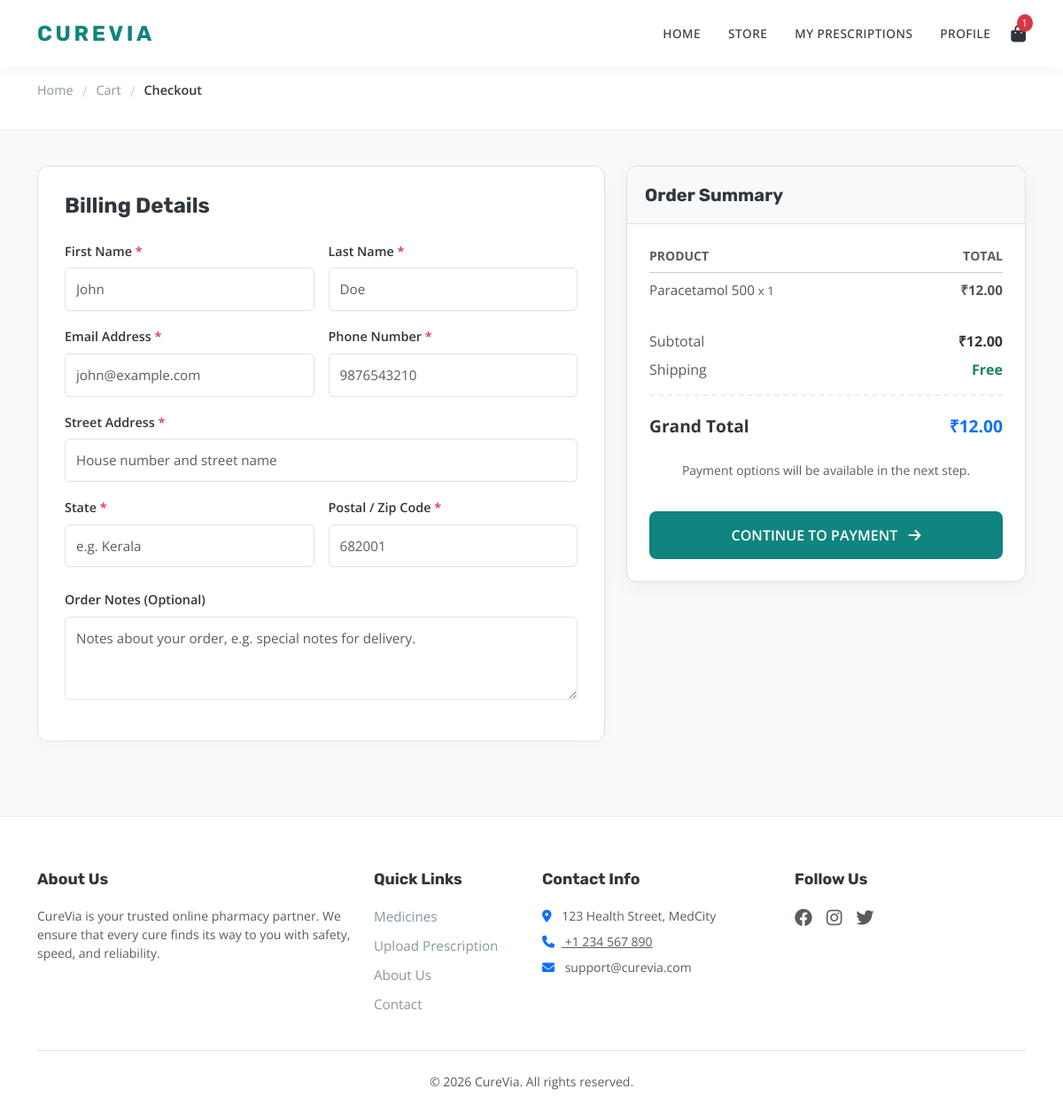
/checkout/ (signed in), run on the app's committed database.
### myapp/models.py (models this page shows, shortened)
class Cart(models.Model):
    medicine = models.ForeignKey(
        Medicine,
        on_delete=models.CASCADE,
    )
    quantity = models.PositiveIntegerField()
    user = models.ForeignKey(
        Register,
        on_delete=models.CASCADE,
    )
    @property
    def total_price(self):
        return self.quantity * self.medicine.price

class Medicine(models.Model):
    name = models.CharField(max_length=100)
    category = models.ForeignKey(Category, on_delete=models.CASCADE, related_name='medicines')
    purpose = models.CharField(max_length=100, blank=True, null=True)
    description = models.TextField(blank=True, null=True)
    price = models.DecimalField(max_digits=10, decimal_places=2)
    quantity = models.PositiveIntegerField()
    rx_required = models.BooleanField(default=False)
    expiry_date = models.DateField()
    image = models.ImageField(upload_to='medicines/', blank=True, null=True)
    added_by_pharmacy = models.ForeignKey(Pharmacy, on_delete=models.CASCADE, related_name='added_medicines', null=True,
                                          blank=True)
    added_on = models.DateTimeField(auto_now_add=True)
    updated_on = models.DateTimeField(auto_now=True)
    is_popular = models.BooleanField(default=False)

### myapp/views.py (the view, shortened to what this page needs)
# urls.py: path('checkout/',views.checkout),
def checkout(request):
    uid=request.session['uid']
    reg=Register.objects.get(id=uid)
    cart=Cart.objects.filter(user=reg)
    total_price=0
    for i in cart:
        total=i.total_price
        total_price+=total
    return render(request, "user/checkout.html",{'cart':cart,'total_price':total_price})

### myapp/templates/user/checkout.html (shortened to what this page needs)
{% load static %}
<!DOCTYPE html>
<html lang="en">
<head>
    <link href="https://cdn.jsdelivr.net/npm/bootstrap@5.3.0/dist/css/bootstrap.min.css" rel="stylesheet">
    <link rel="stylesheet" href="https://cdnjs.cloudflare.com/ajax/libs/font-awesome/6.4.0/css/all.min.css">
</head>
<body>
    <nav class="navbar navbar-expand-lg sticky-top">
        <div class="container">
            <a class="navbar-brand brand-logo" href="/user/">CureVia</a>
            <div class="collapse navbar-collapse" id="navContent">
                <ul class="navbar-nav ms-auto align-items-center">
                    <li class="nav-item"><a class="nav-link" href="/user/">Home</a></li>
                    <li class="nav-item"><a class="nav-link" href="/shop/">Store</a></li>
                    <li class="nav-item"><a class="nav-link" href="{% url 'my_prescriptions' %}">My Prescriptions</a></li>
                    <li class="nav-item"><a class="nav-link" href="{% url 'userprofile' request.session.uid %}">Profile</a></li>
                    <li class="nav-item">
                        <a href="/cart/" class="cart-icon">
                            <i class="fas fa-shopping-bag"></i>
                            <span class="cart-badge">{{ cart.count|default:"0" }}</span>
                        </a>
                    </li>
                </ul>
            </div>
        </div>
    </nav>
    <div class="breadcrumb-wrap">
        <div class="container">
            <div class="breadcrumb">
                <a href="/user/">Home</a> <span>/</span>
                <a href="/cart/">Cart</a> <span>/</span>
                <strong>Checkout</strong>
            </div>
        </div>
    </div>
    <div class="container mb-5">
        <form method="post" action="/checkout/">
            <div class="row">
                <div class="col-lg-7 mb-4">
                    <div class="billing-card">
                        <h4 class="mb-4 fw-bold">Billing Details</h4>
                        <div class="row g-3 mb-3">
                            <div class="col-md-6">
                                <label class="form-label">First Name <span class="text-danger">*</span></label>
                                <input type="text" class="form-control" name="fname" placeholder="John" required>
                            </div>
                            <div class="col-md-6">
                                <label class="form-label">Last Name <span class="text-danger">*</span></label>
                                <input type="text" class="form-control" name="lname" placeholder="Doe" required>
                            </div>
                        </div>
                        <div class="row g-3 mb-3">
                            <div class="col-md-6">
                                <label class="form-label">Email Address <span class="text-danger">*</span></label>
                                <input type="email" class="form-control" name="email" placeholder="john@example.com" required>
                            </div>
                            <div class="col-md-6">
                                <label class="form-label">Phone Number <span class="text-danger">*</span></label>
                                <input type="text" class="form-control" name="phone" placeholder="9876543210" required>
                            </div>
                        </div>
                        <div class="mb-3">
                            <label class="form-label">Street Address <span class="text-danger">*</span></label>
                            <input type="text" class="form-control" name="address" placeholder="House number and street name" required>
                        </div>
                        <div class="row g-3 mb-4">
                            <div class="col-md-6">
                                <label class="form-label">State <span class="text-danger">*</span></label>
                                <input type="text" class="form-control" name="state" placeholder="e.g. Kerala" required>
                            </div>
                            <div class="col-md-6">
                                <label class="form-label">Postal / Zip Code <span class="text-danger">*</span></label>
                                <input type="text" class="form-control" name="zip" placeholder="682001" required>
                            </div>
                        </div>
                        <div class="mb-3">
                            <label class="form-label">Order Notes (Optional)</label>
                            <textarea name="notes" class="form-control" rows="3" placeholder="Notes about your order, e.g. special notes for delivery."></textarea>
                        </div>
                    </div>
                </div>
                <div class="col-lg-5">
                    <div class="order-summary-card">
                        <div class="summary-header">
                            <h5 class="mb-0 fw-bold">Order Summary</h5>
                        </div>
                        <div class="summary-body">
                            <div class="mb-4">
                                <div class="d-flex justify-content-between text-muted small text-uppercase fw-bold mb-2">
                                    <span>Product</span>
                                    <span>Total</span>
                                </div>
                                <hr class="my-2">
                                {% for item in cart %}
                                <div class="item-row">
                                    <span>
                                        {{ item.medicine.name }}
                                        <span class="text-muted small">x {{ item.quantity }}</span>
                                    </span>
                                    <span class="fw-bold">₹{{ item.total_price }}</span>
                                </div>
                                {% endfor %}
                            </div>
                            <div class="d-flex justify-content-between mb-2">
                                <span class="text-muted">Subtotal</span>
                                <span class="fw-bold">₹{{ total_price }}</span>
                            </div>
                            <div class="d-flex justify-content-between mb-3">
                                <span class="text-muted">Shipping</span>
                                <span class="text-success fw-bold">Free</span>
                            </div>
                            <div class="total-row">
                                <span>Grand Total</span>
                                <span class="text-primary">₹{{ total_price }}</span>
                            </div>
                            <div class="mt-4">
                                <p class="small text-muted text-center">
                                    Payment options will be available in the next step.
                                </p>
                                <button type="submit" class="btn-continue">
                                    Continue to Payment <i class="fas fa-arrow-right ms-2"></i>
                                </button>
                            </div>
                        </div>
                    </div>
                </div>
            </div>
        </form>
    </div>
    <footer>
        <div class="container pb-4">
            <div class="row">
                <div class="col-md-4 mb-4">
                    <h3 class="footer-heading">About Us</h3>
                    <p class="text-muted small">CureVia is your trusted online pharmacy partner. We ensure that every cure finds its way to you with safety, speed, and reliability.</p>
                </div>
                <div class="col-md-2 mb-4">
                    <h3 class="footer-heading">Quick Links</h3>
                    <ul class="list-unstyled">
                        <li><a href="/shop/" class="footer-link">Medicines</a></li>
                        <li><a href="/upload_general/" class="footer-link">Upload Prescription</a></li>
                        <li><a href="/about/" class="footer-link">About Us</a></li>
                        <li><a href="/contact/" class="footer-link">Contact</a></li>
                    </ul>
                </div>
                <div class="col-md-3 mb-4">
                    <h3 class="footer-heading">Contact Info</h3>
                    <ul class="list-unstyled text-muted small">
                        <li class="mb-2"><i class="fas fa-map-marker-alt me-2 text-primary"></i> 123 Health Street, MedCity</li>
                        <li class="mb-2"><a href="tel:+1234567890" class="text-muted"><i class="fas fa-phone me-2 text-primary"></i> +1 234 567 890</a></li>
                        <li class="mb-2"><i class="fas fa-envelope me-2 text-primary"></i> support@curevia.com</li>
                    </ul>
                </div>
                <div class="col-md-3 mb-4">
                    <h3 class="footer-heading">Follow Us</h3>
                    <div class="d-flex gap-3">
                        <a href="#" class="text-muted"><i class="fab fa-facebook fa-lg"></i></a>
                        <a href="#" class="text-muted"><i class="fab fa-instagram fa-lg"></i></a>
                        <a href="#" class="text-muted"><i class="fab fa-twitter fa-lg"></i></a>
                    </div>
                </div>
            </div>
            <div class="text-center pt-4 border-top">
                <p class="small text-muted mb-0">
                    &copy; <script>document.write(new Date().getFullYear());</script> CureVia. All rights reserved.
                </p>
            </div>
        </div>
    </footer>
</body>
</html>

### myapp/templates/user/checkout.html (style rules this page uses)
:root { --primary: #10847e; --primary-dark: #0a6b66; --light: #f2f7fb; --dark: #30363c; --gray: #8897a2; }
body { font-family: 'Open Sans', sans-serif; color: var(--dark); background-color: #f8f9fa; }
h1, h2, h3, h4, h5, h6, .navbar-brand, .btn, .card-header { font-family: 'Rubik', sans-serif; }
.navbar { background-color: white; box-shadow: 0 2px 15px rgba(0,0,0,0.05); padding: 15px 0; }
.brand-logo { text-transform: uppercase; letter-spacing: .15em; font-size: 24px; font-weight: 700; color: var(--primary) !important; text-decoration: none; }
.nav-link { font-weight: 500; color: var(--dark); margin-left: 15px; text-transform: uppercase; font-size: 0.85rem; letter-spacing: 0.5px; text-decoration: none; }
.cart-icon { position: relative; font-size: 1.2rem; color: var(--dark); margin-left: 15px; text-decoration: none; }
.cart-badge { position: absolute; top: -8px; right: -8px; background-color: #dc3545; color: white; font-size: 0.7rem; padding: 2px 6px; border-radius: 50%; }
.breadcrumb-wrap { background-color: white; padding: 15px 0; border-bottom: 1px solid #eee; margin-bottom: 40px; }
.breadcrumb a { color: var(--gray); font-size: 0.9rem; text-decoration: none; }
.breadcrumb span { margin: 0 10px; color: #ccc; }
.breadcrumb strong { color: var(--dark); font-weight: 600; font-size: 0.9rem; }
.billing-card { background: white; border: 1px solid #e0e0e0; border-radius: 12px; padding: 30px; box-shadow: 0 5px 20px rgba(0,0,0,0.02); }
.form-label { font-weight: 600; font-size: 0.9rem; color: var(--dark); }
.form-control { padding: 12px; border-radius: 6px; border: 1px solid #e0e0e0; font-size: 0.95rem; }
.order-summary-card { background: white; border: 1px solid #e0e0e0; border-radius: 12px; overflow: hidden; position: sticky; top: 100px; box-shadow: 0 5px 20px rgba(0,0,0,0.05); }
.summary-header { background-color: #f8f9fa; padding: 20px; border-bottom: 1px solid #e0e0e0; }
.summary-body { padding: 25px; }
.item-row { display: flex; justify-content: space-between; margin-bottom: 15px; font-size: 0.95rem; color: #555; border-bottom: 1px solid #f9f9f9; padding-bottom: 10px; }
.item-row:last-child { border-bottom: none; }
.total-row { display: flex; justify-content: space-between; align-items: center; border-top: 2px dashed #eee; padding-top: 20px; margin-top: 10px; font-weight: 700; font-size: 1.2rem; color: var(--dark); }
.btn-continue { background-color: var(--primary); color: white; width: 100%; padding: 15px; border-radius: 8px; font-weight: 600; text-transform: uppercase; font-size: 1rem; border: none; transition: 0.3s; margin-top: 20px; }
footer { background-color: white; border-top: 1px solid #eee; padding-top: 60px; margin-top: 60px; }
.footer-heading { font-weight: 700; margin-bottom: 20px; font-size: 1.1rem; }
.footer-link { color: var(--gray); display: block; margin-bottom: 10px; font-size: 0.95rem; text-decoration: none; }

### data on the page
Cart: medicine.name "Paracetamol 500", quantity "1", total_price "12.00"

### other printed values
{{ cart.count|default:"0" }} "1"
{{ total_price }} "12.00"
